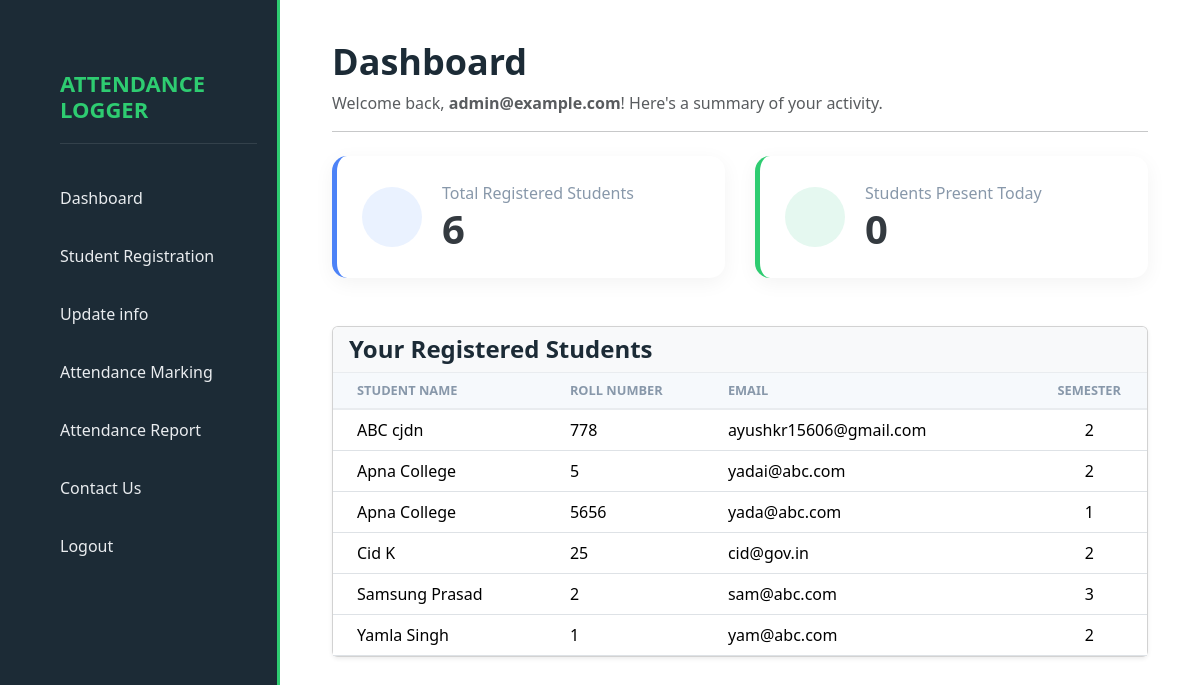
Page /dashboard (signed in) on the committed database.
### app.py (models this page shows, shortened)
class User(db.Model):
    id = db.Column(db.Integer, primary_key=True)
    email = db.Column(db.String(120), unique=True, nullable=False)
    password = db.Column(db.String(60), nullable=False)
    students = db.relationship('Student', backref='creator', lazy=True)
    attendance_records = db.relationship('AttendanceRecord', backref='marker', lazy=True)

class Student(db.Model):
    id = db.Column(db.Integer, primary_key=True)
    student_id = db.Column(db.String(20), nullable=False)
    first_name = db.Column(db.String(50), nullable=False)
    last_name = db.Column(db.String(50), nullable=False)
    semester = db.Column(db.Integer, nullable=False)
    email = db.Column(db.String(120), nullable=False)
    fathers_name = db.Column(db.String(100), nullable=False)
    mothers_name = db.Column(db.String(100), nullable=False)
    address = db.Column(db.String(200), nullable=False)
    city = db.Column(db.String(50), nullable=False)
    state = db.Column(db.String(50), nullable=False)
    pin_code = db.Column(db.String(6), nullable=False)
    attendance_records = db.relationship('AttendanceRecord', backref='student', lazy=True)
    user_id = db.Column(db.Integer, db.ForeignKey('user.id'), nullable=False)
    __table_args__ = (
        db.UniqueConstraint('user_id', 'student_id', name='uq_user_student_id'),
        db.UniqueConstraint('user_id', 'email', name='uq_user_student_email'),
    )

### app.py (the view)
@app.route('/dashboard')
def dashboard():
    if 'user_id' not in session:
        flash('Please log in to access this page.', 'warning')
        return redirect(url_for('login'))
    user_id = session['user_id']
    user = User.query.get(user_id)
    user_email = user.email if user else 'N/A'
    total_students = Student.query.filter_by(user_id=user_id).count()
    today = date.today()
    present_today = AttendanceRecord.query.filter_by(
        marked_by_user_id=user_id,
        date=today,
        status='Present'
    ).count()
    student_list = Student.query.filter_by(user_id=user_id).order_by(Student.first_name).all()
    return render_template(
        'dashboard.html',
        user_email=user_email,
        total_students=total_students,
        present_today=present_today,
        student_list=student_list
    )

### app.py (called while the page is built)
@app.after_request
def add_header(response):
    response.headers['Cache-Control'] = 'no-cache, no-store, must-revalidate'
    response.headers['Pragma'] = 'no-cache'
    response.headers['Expires'] = '0'
    return response

### templates/dashboard.html (shortened to what this page needs)
<!DOCTYPE html>
<html lang="en">
<head>
    <link rel="stylesheet" href="{{ url_for('static', filename='dash_style.css') }}">
    <link rel="stylesheet" href="https://cdn.jsdelivr.net/npm/bootstrap@5.3.6/dist/css/bootstrap.min.css">
</head>
<body class="dark-mode">
    <div class="sidebar">
        <div class="design">
            <h3>ATTENDANCE LOGGER</h3>
            <div class="section-1">
                <a href="{{ url_for('dashboard') }}" class="btn">Dashboard</a>
            </div>
            <div class="section-2">
                <a href="{{ url_for('registration') }}" class="btn">Student Registration</a>
            </div>
            <div class="section-3">
                <a href="{{ url_for('userupdate') }}" class="btn">Update info</a>
            </div>
            <div class="section-4">
                <a href="{{ url_for('attmarking') }}" class="btn">Attendance Marking</a>
            </div>
            <div class="section-5">
                <a href="{{ url_for('report') }}" class="btn">Attendance Report</a>
            </div>
            <div class="section-6">
                <a href="{{ url_for('contact') }}" class="btn">Contact Us</a>
            </div>
            <form method="post" action="{{ url_for('logout') }}">
                <button type="submit" class="btn">Logout</button>
            </form>
        </div>
    </div>
    <div class="main-content">
        <div class="container-fluid">
            <div class="header">
                <h1 class="mb-2">Dashboard</h1>
                <p class="text-muted">Welcome back, <strong>{{ user_email }}</strong>! Here's a summary of your
                    activity.</p>
            </div>
            <hr>
            <div class="dashboard-container mt-4">
                <div class="stat-card">
                    <div class="stat-icon" style="background-color: #eaf2ff;">
                    </div>
                    <div class="stat-info">
                        <p class="stat-label">Total Registered Students</p>
                        <h3 class="stat-value">{{ total_students }}</h3>
                    </div>
                </div>
                <div class="stat-card">
                    <div class="stat-icon" style="background-color: #e5f8f0;">
                    </div>
                    <div class="stat-info">
                        <p class="stat-label">Students Present Today</p>
                        <h3 class="stat-value">{{ present_today }}</h3>
                    </div>
                </div>
            </div>
            <div class="student-list-card mt-5">
                <div class="card shadow-sm">
                    <div class="card-header bg-light">
                        <h4 class="mb-0">Your Registered Students</h4>
                    </div>
                    <div class="card-body p-0">
                        <div class="table-responsive">
                            <table class="table table-hover mb-0">
                                <thead>
                                    <tr>
                                        <th class="ps-4">Student Name</th>
                                        <th>Roll Number</th>
                                        <th>Email</th>
                                        <th class="text-center">Semester</th>
                                    </tr>
                                </thead>
                                <tbody>
                                    {% for student in student_list %}
                                    <tr>
                                        <td class="ps-4">{{ student.first_name }} {{ student.last_name }}</td>
                                        <td>{{ student.student_id }}</td>
                                        <td>{{ student.email }}</td>
                                        <td class="text-center">{{ student.semester }}</td>
                                    </tr>
                                    {% endfor %}
                                </tbody>
                            </table>
                        </div>
                    </div>
                </div>
            </div>
        </div>
    </div>
</body>
</html>

### static/dash_style.css (style rules this page uses)
* { margin: 0; padding: 0; box-sizing: border-box; }
html, body { height: 100%; font-family: 'Segoe UI', 'Roboto', 'Helvetica Neue', Arial, sans-serif; background-color: #f4f7fc; color: #525f7f; }
.sidebar { position: fixed; top: 0; left: 0; width: 280px; height: 100vh; background-color: #1c2b36; border-right: 3px solid #2ecc71; padding: 0 0 0 40px; display: flex; align-items: flex-start; padding-top: 50px; }
.design { display: flex; flex-direction: column; align-items: flex-start; gap: 10px; width: 100%; padding-right: 40px; }
.design h3 { font-size: 22px; text-align: left; color: #2ecc71; margin: 20px; padding-bottom: 20px; border-bottom: 1px solid rgba(255, 255, 255, 0.1); width: 100%; font-weight: 600; }
.design .btn { background-color: transparent; color: #e9ecef; text-align: left; padding: 12px 20px; border: none; font-weight: 500; font-size: 16px; width: 100%; border-radius: 8px; transition: all 0.3s ease; cursor: pointer; }
.main-content { margin-left: 280px; padding: 40px; height: 100vh; overflow-y: auto; }
.header h1 { color: #1c2b36; font-weight: 700; font-size: 2.25rem; }
.dashboard-container { display: grid; grid-template-columns: repeat(auto-fit, minmax(280px, 1fr)); gap: 30px; }
.stat-card { background-color: #ffffff; border-radius: 15px; padding: 25px; box-shadow: 0 5px 20px rgba(0, 0, 0, 0.05); display: flex; align-items: center; gap: 20px; border-left: 5px solid transparent; transition: transform 0.3s ease, box-shadow 0.3s ease; }
.stat-card:nth-child(1) { border-left-color: #4c82f7; }
.stat-card:nth-child(2) { border-left-color: #2ecc71; }
.stat-icon { width: 60px; height: 60px; border-radius: 50%; display: flex; justify-content: center; align-items: center; }
.stat-label { margin: 0; font-size: 1rem; font-weight: 500; color: #8898aa; }
.stat-value { margin: 0; font-size: 2.5rem; font-weight: 600; color: #343a40; }
.student-list-card .card-header { background-color: #ffffff; border-bottom: 1px solid #e9ecef; }
.student-list-card h4 { color: #1c2b36; font-weight: 600; }
.table thead th { background-color: #f6f9fc; color: #8898aa; font-weight: 600; text-transform: uppercase; font-size: 0.8rem; border-bottom: 2px solid #e9ecef; }

### rows in the picture
User: email "admin@example.com"
Student: first_name "ABC", last_name "cjdn", student_id "778", email "ayushkr15606@gmail.com", semester "2"
Student: first_name "Apna", last_name "College", student_id "5", email "yadai@abc.com", semester "2"
Student: first_name "Apna", last_name "College", student_id "5656", email "yada@abc.com", semester "1"
Student: first_name "Cid", last_name "K", student_id "25", email "cid@gov.in", semester "2"
Student: first_name "Samsung", last_name "Prasad", student_id "2", email "sam@abc.com", semester "3"
Student: first_name "Yamla", last_name "Singh", student_id "1", email "yam@abc.com", semester "2"

### other values in the picture
{{ total_students }} "6"
{{ present_today }} "0"
